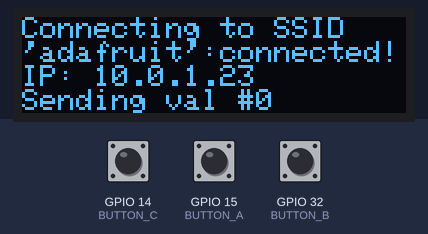
Simulated run of this program. Board: ESP32. On the bench: 128×32 one-colour display. The inputs (shaded band) are chosen by the test bench; at power-on: GPIO 32 (BUTTON_B) HIGH, GPIO 14 (BUTTON_C) HIGH, GPIO 15 (BUTTON_A) HIGH. The display library's start-up logo is not drawn; what the program prints to the serial monitor is not drawn.

Above: at 2.2 s.
2.3 s: GPIO 32 (BUTTON_B) pulled LOW for 1 s
At 2.49 s:
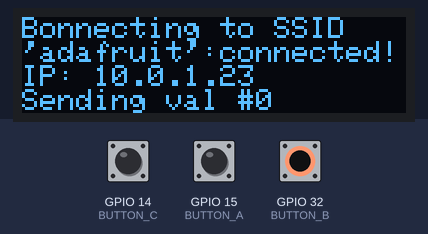
At 4.5 s:
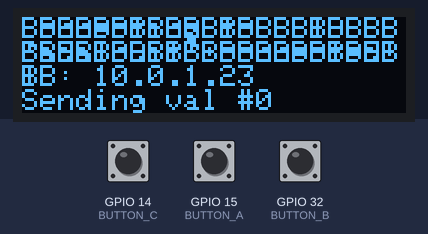
4.8 s: GPIO 14 (BUTTON_C) pulled LOW for 1 s
At 6.6 s:
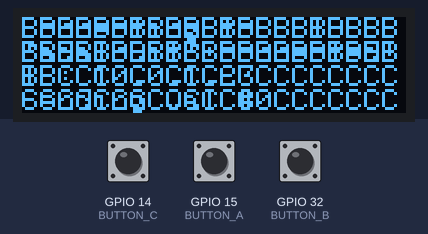
Timing chart, 0 to 8.1 s (numbered marks = the images above; inputs shaded):
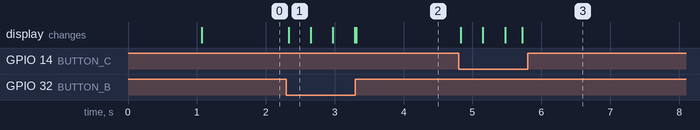

Measured:
- after the input at 2.3 s, the display: changes at once (image 1)
- after the input at 4.8 s, the display: first changes at once (image 3 shows a later state)

The program:

main.cpp
```cpp
#include <Adafruit_GFX.h>
#include <Adafruit_SSD1306.h>
#include <SPI.h>
#include <Wire.h>

// OLED FeatherWing buttons map to different pins depending on board.
// The I2C (Wire) bus may also be different.
#define BUTTON_A 15
#define BUTTON_B 32
#define BUTTON_C 14
#define WIRE Wire


Adafruit_SSD1306 display = Adafruit_SSD1306(128, 32, &WIRE);

void setup() {
    Serial.begin(9600);

    Serial.println("OLED FeatherWing test");
    // SSD1306_SWITCHCAPVCC = generate display voltage from 3.3V internally
    display.begin(SSD1306_SWITCHCAPVCC, 0x3C);  // Address 0x3C for 128x32

    Serial.println("OLED begun");

    // Show image buffer on the display hardware.
    // Since the buffer is intialized with an Adafruit splashscreen
    // internally, this will display the splashscreen.
    display.display();
    delay(1000);

    // Clear the buffer.
    display.clearDisplay();
    display.display();

    Serial.println("IO test");

    pinMode(BUTTON_A, INPUT_PULLUP);
    pinMode(BUTTON_B, INPUT_PULLUP);
    pinMode(BUTTON_C, INPUT_PULLUP);

    // text display tests
    display.setTextSize(1);
    display.setTextColor(SSD1306_WHITE);
    display.setCursor(0, 0);
    display.print("Connecting to SSID\n'adafruit':");
    display.print("connected!");
    display.println("IP: 10.0.1.23");
    display.println("Sending val #0");
    display.setCursor(0, 0);
    display.display();  // actually display all of the above
}

void loop() {
    if (!digitalRead(BUTTON_A)) display.print("A");
    if (!digitalRead(BUTTON_B)) display.print("B");
    if (!digitalRead(BUTTON_C)) display.print("C");
    delay(10);
    yield();
    display.display();
}

// #include <WiFi.h>

// #include "HomeAutomation.h"

// #define RELAY_GPIO 12
// #define CPU_ONLINE_CHECK_PIN 14

// char* device_name = "Computer Manager";
// char* device_type = "computer_manager_v1";

// HomeAutomation automation(device_name, device_type);
// bool isPCPowerOn = false;

// void handleRequest() {
//     String data = "{";
//     data += "\"pc_online\":";
//     data += (isPCPowerOn ? "true" : "false");
//     data += "}";

//     automation.setContentLength(CONTENT_LENGTH_UNKNOWN);
//     automation.sendHeader("Content-Length", String(data.length()));
//     automation.send(200, "text/json", data);
// }

// void handlePowerOn() {
//     // Switch relay on for 3 sec

//     digitalWrite(RELAY_GPIO, 1);
//     delay(3000);
//     digitalWrite(RELAY_GPIO, 0);

//     automation.send(200, "text/json", "{\"success\": true}");
// }

// void handleForceShutdown() {
//     // Switch relay on for 10 sec

//     digitalWrite(RELAY_GPIO, 1);
//     delay(10000);
//     digitalWrite(RELAY_GPIO, 0);

//     automation.send(200, "text/json", "{\"success\": true}");
// }

// void setup() {
//     Serial.begin(115200);
//     // Serial.print("STARTING :\n ");

//     pinMode(RELAY_GPIO, OUTPUT);
//     pinMode(CPU_ONLINE_CHECK_PIN, INPUT);

//     automation.on("/data", handleRequest);
//     automation.on("/power_on", handlePowerOn);
//     automation.on("/power_off", handlePowerOn);
//     automation.on("/force_shutdown", handleForceShutdown);
//     automation.setup();
// }

// uint64_t lastUpdateTime = millis();

// void loop() {
//     automation.networkLoop();
//     if (lastUpdateTime < millis()) {
//         isPCPowerOn = digitalRead(CPU_ONLINE_CHECK_PIN) > 0;
//         lastUpdateTime = millis() + 1000;
//     }
// }
```
